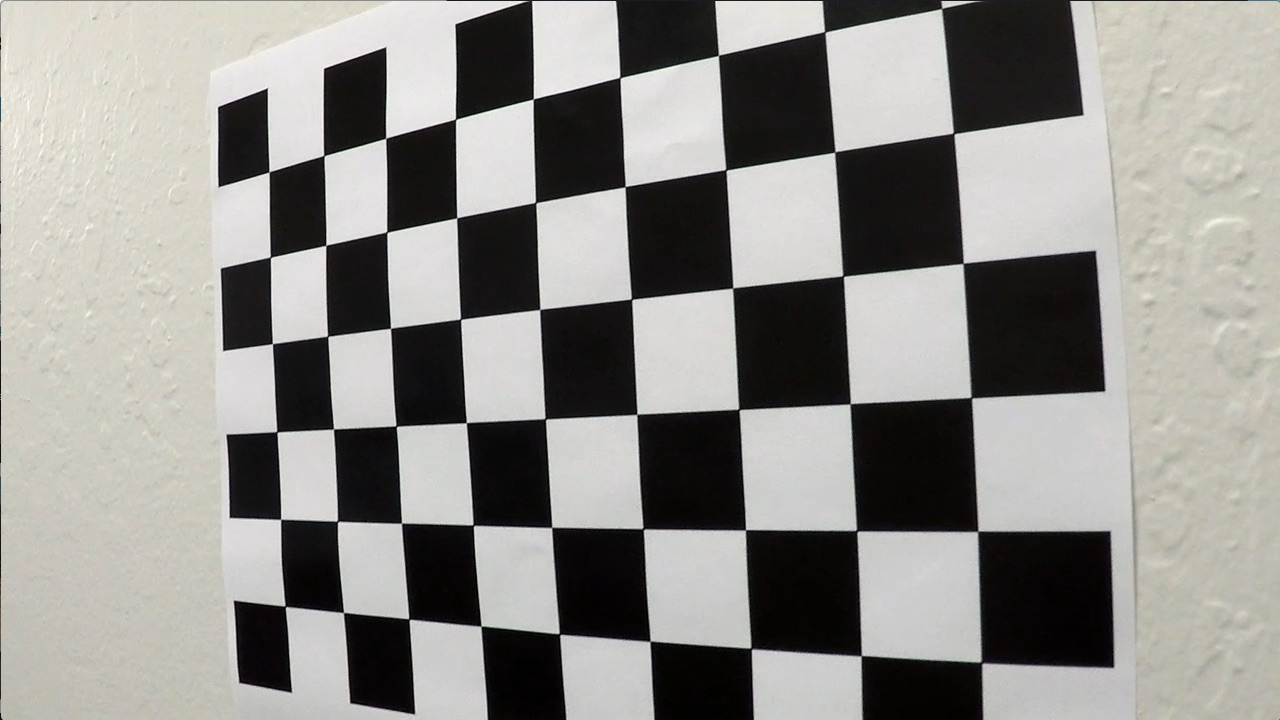
#> input picture GoPiGo/calibration4.jpg, 1280 x 720 px
$ jupyter execute --allow-errors Lane_detection.ipynb   (older library calls are emulated)
#> lines starting #> are read from the running program, lines starting #| are printed output that depends on the picture; after the words box and inside, x2 and y2 are one past the last pixel; in counts of white or black regions, pixels touching at a corner belong together
[cell 1]
import numpy as np
import cv2 as cv
import matplotlib.pyplot as plt
import matplotlib.image as mpimg
from IPython.display import Image
import pickle
import io
import os
import glob
import time

camera = pickle.load(open("camera_matrix.pkl", "rb"))
#> (reads GoPiGo/camera_matrix.pkl from the repository)
mtx = camera['mtx']
dist = camera['dist']
camera_img_size = camera['imagesize']

[cell 2]
def undistort(img, mtx, dist, camera_img_size):
    img_size1 = (img.shape[1], img.shape[0])
    assert (img_size1 == camera_img_size), 'image size is not compatible'
    undist = cv.undistort(img, mtx, dist, None, mtx)
    return undist

[cell 3]
img = mpimg.imread('calibration4.jpg')
#> img is the input picture: shape (720, 1280, 3); mean R, G, B 144.2, 142.7, 138.8
img_size1 = (img.shape[1], img.shape[0])
#> img_size1 = (1280, 720)

undist = undistort(img, mtx, dist, img_size1)

'''
#Visualize the distorted and undistorted images
plt.figure()
f, (ax1, ax2) = plt.subplots(1, 2, figsize=(20, 10))
ax1.imshow(img)
ax1.set_title('Captured Image', fontsize = 30)
ax2.imshow(undist)
ax2.set_title('Undistorted Image', fontsize = 30)
plt.tight_layout()
'''

[cell 4]
def sobel_filter(img, orient='x', thresh=(0,255)):
    start_time = time.time()
    gray = cv.cvtColor(img, cv.COLOR_RGB2GRAY)

    if orient == 'x':
        abs_sobel = np.absolute(cv.Sobel(gray, cv.CV_64F, 1, 0))
    if orient == 'y':
        abs_sobel = np.absolute(cv.Sobel(gray, cv.CV_64F, 0, 1))

    scaled_sobel = np.uint8(255 * abs_sobel / np.max(abs_sobel))

    binary_output = np.zeros_like(scaled_sobel)

    binary_output[(scaled_sobel >= thresh[0]) & (scaled_sobel <= thresh[1])] = 1
    print(time.time() - start_time)

    return binary_output

[cell 5]
# set color map to gray, default is RGB
image = mpimg.imread('test0.jpg')
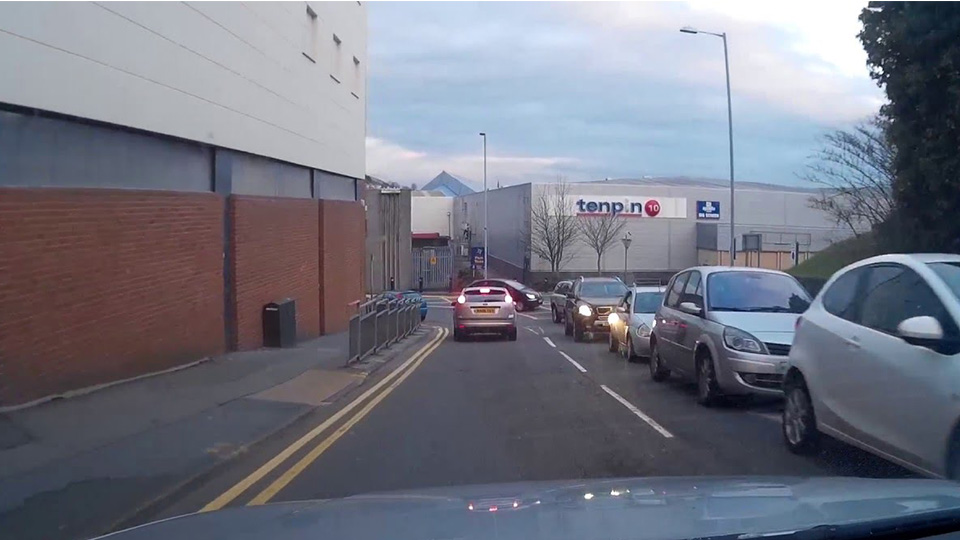
#> input picture GoPiGo/test0.jpg, 960 x 540 px
#> image is the input picture: shape (540, 960, 3); mean R, G, B 114.7, 116.9, 129.3
img_size1 = (image.shape[1], image.shape[0])
#> img_size1 = (960, 540)
undist_image = undistort(image, mtx, dist, img_size1)

plt.imshow(sobel_filter(undist_image, thresh=(20,110)),  cmap='gray');
#> (this line was passed over: IPython is not available in this run)

[cell 6]
def mag_threshold(img, sobel_kernel=3, thresh=(0, 255)):
    # 1) Convert to grayscale
#> called with sobel_kernel = 3, thresh = (20, 100)
    gray = cv.cvtColor(img, cv.COLOR_RGB2GRAY)
    # 2) Take the gradient in x and y separately
    x = cv.Sobel(gray, cv.CV_64F, 1, 0, ksize=sobel_kernel)
    y = cv.Sobel(gray, cv.CV_64F, 0, 1, ksize=sobel_kernel)
    # 3) Calculate the xy magnitude
    mag = np.sqrt(x**2 + y**2)
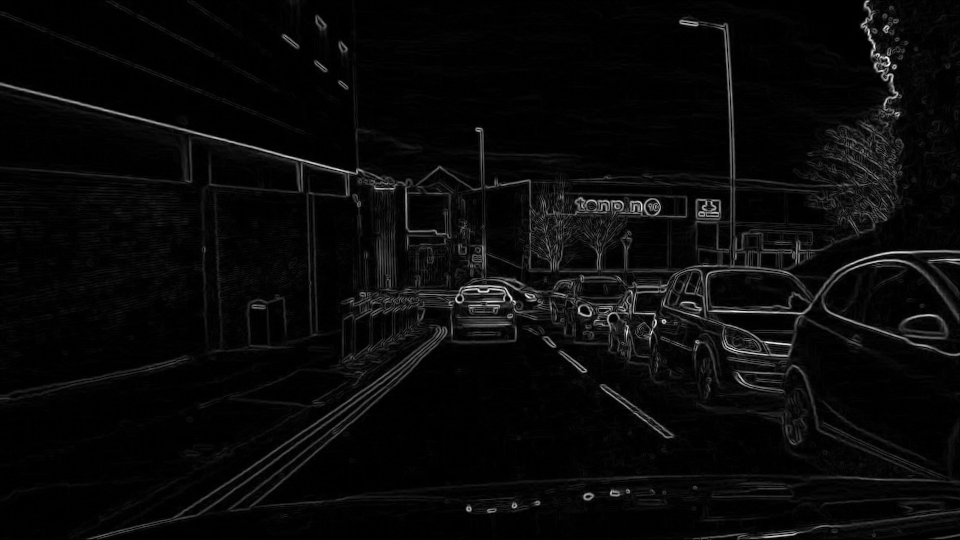
#> mag: shape (540, 960) float64; min 0, max 767, mean 29.1; drawn with min black and max white
    # 4) Scale to 8-bit (0 - 255) and convert to type = np.uint8
    scale = np.max(mag)/255
#> scale = 3.01
    eightbit = (mag/scale).astype(np.uint8)
    # 5) Create a binary mask where mag thresholds are met
    binary_output = np.zeros_like(eightbit)
    binary_output[(eightbit > thresh[0]) & (eightbit < thresh[1])] =1
    return binary_output

[cell 7]
plt.imshow(mag_threshold(undist_image, thresh=(20,100)),  cmap='gray');
#> (this line was passed over: IPython is not available in this run)

[cell 8]
def dir_threshold(img, sobel_kernel=3, thresh=(0, np.pi/2)):
    # 1) Convert to grayscale
#> called with sobel_kernel = 3, thresh = (0.8, 1.2)
    gray = cv.cvtColor(img, cv.COLOR_RGB2GRAY)
    # 2) Take the gradient in x and y separately
    x = np.absolute(cv.Sobel(gray, cv.CV_64F, 1, 0, ksize=sobel_kernel))
    y = np.absolute(cv.Sobel(gray, cv.CV_64F, 0, 1, ksize=sobel_kernel))
    # 4) Use np.arctan2(abs_sobely, abs_sobelx) to calculate the direction of the gradient
    direction = np.arctan2(y, x)
    binary_output = np.zeros_like(direction)
    binary_output[(direction > thresh[0]) & (direction < thresh[1])] = 1
    return binary_output

[cell 9]
plt.imshow(dir_threshold(undist_image, thresh=(0.8,1.2)),  cmap='gray');
#> (this line was passed over: IPython is not available in this run)

[cell 10]
def hls_select(img, sthresh=(0, 255),lthresh=()):
    # 1) Convert to HLS color space
#> called with sthresh = (140, 255), lthresh = (120, 255)
    hls_img = cv.cvtColor(img, cv.COLOR_RGB2HLS)
#> hls_img: shape (540, 960, 3); mean of channels 0, 1, 2 105.3, 121.8, 47.1
    # 2) Apply a threshold to the S channel
    L = hls_img[:,:,1]
    S = hls_img[:,:,2]
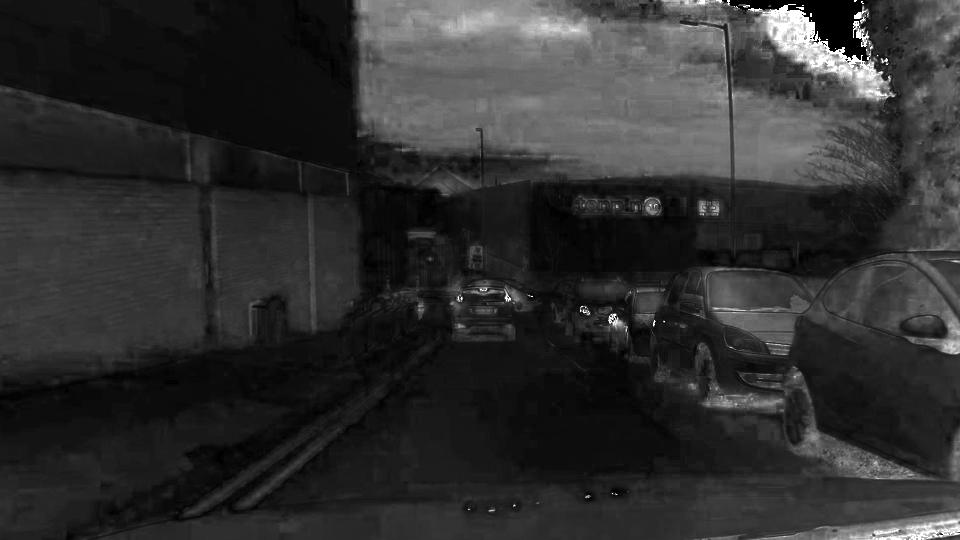
#> S: shape (540, 960); min 0, max 255, mean 47.1
    # 3) Return a binary image of threshold result
    binary_output = np.zeros_like(S)
    binary_output[(S >= sthresh[0]) & (S <= sthresh[1])
                 & (L > lthresh[0]) & (L <= lthresh[1])] = 1
    return binary_output

[cell 11]
plt.imshow(hls_select(undist_image, sthresh=(140,255), lthresh=(120, 255)),  cmap='gray');
#> (this line was passed over: IPython is not available in this run)

[cell 12]
def red_select(img, thresh=(0, 255)):
    # Apply a threshold to the R channel
#> called with thresh = (200, 255)
    R = img[:,:,0]
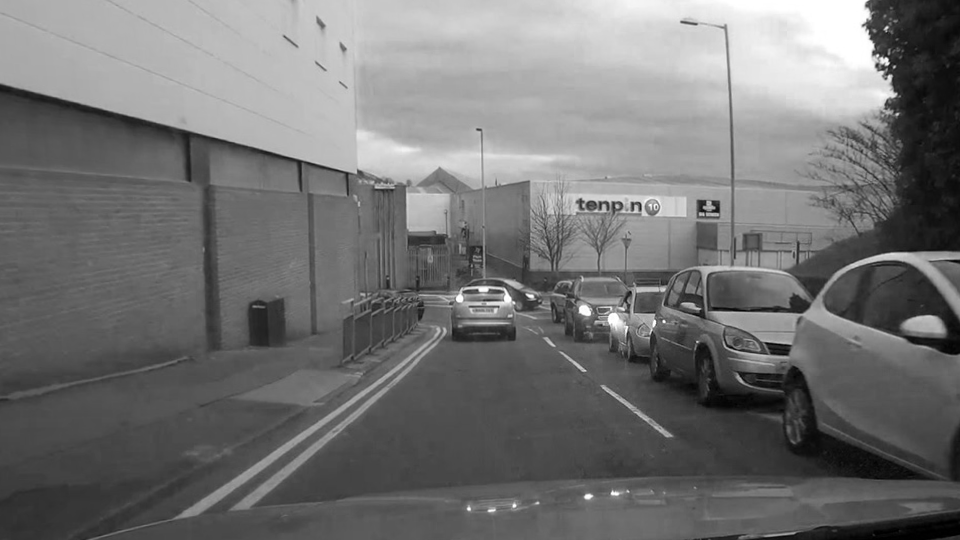
#> R: shape (540, 960); min 0, max 255, mean 114.8
    # Return a binary image of threshold result
    binary_output = np.zeros_like(R)
    binary_output[(R > thresh[0]) & (R <= thresh[1])] = 1
    return binary_output

[cell 13]
plt.imshow(red_select(undist_image, thresh=(200,255)),  cmap='gray');
#> (this line was passed over: IPython is not available in this run)

[cell 14]
def binary_pipeline(img):
    start_time = time.time()
    img_copy = cv.GaussianBlur(img, (3, 3), 0)
    #img_copy = np.copy(img)

    # color channels
    s_binary = hls_select(img_copy, sthresh=(140, 255), lthresh=(120, 255))
#> in hls_select (call 2), `hls_img = cv.cvtColor(img, cv.COLOR_RGB2HLS)`: hls_img: shape (540, 960, 3); mean of channels 0, 1, 2 105.3, 121.8, 46.6
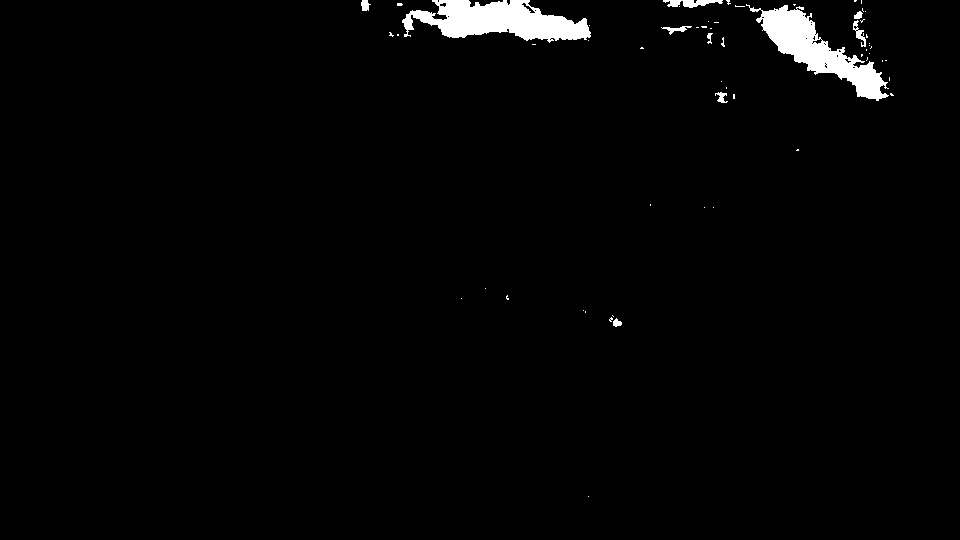
#> s_binary: shape (540, 960); values 0 (black) and 1 (white), 2% white; 59 white regions (49 under 20 px), largest, box (x1, y1, x2, y2) and area: (402, 0, 591, 43) 4784, (746, 4, 889, 101) 4312, (663, 0, 723, 8) 286
    #red_binary = red_select(img_copy, thresh=(200,255))

    # Sobel x
    x_binary = sobel_filter(img_copy,thresh=(25, 200))
#> x_binary: shape (540, 960); values 0 (black) and 1 (white), 5.6% white in thin lines or dots
    y_binary = sobel_filter(img_copy,thresh=(25, 200), orient='y')
#> y_binary: shape (540, 960); values 0 (black) and 1 (white), 8.4% white; 775 white regions (576 under 20 px), largest, box (x1, y1, x2, y2) and area: (600, 249, 960, 367) 5739, (387, 274, 669, 340) 5370, (87, 331, 452, 539) 3797
    xy = cv.bitwise_and(x_binary, y_binary)
#> xy: shape (540, 960); values 0 (black) and 1 (white), 2.7% white in thin lines or dots

    #magnitude & direction
    mag_binary = mag_threshold(img_copy, sobel_kernel=3, thresh=(30,100))
#> mag_binary: shape (540, 960); values 0 (black) and 1 (white), 8% white in thin lines or dots
    dir_binary = dir_threshold(img_copy, sobel_kernel=3, thresh=(0.8, 1.2))
#> call 2 of dir_threshold, with sobel_kernel = 3, thresh = (0.8, 1.2)
#> in dir_threshold (call 2), `direction = np.arctan2(y, x)`:
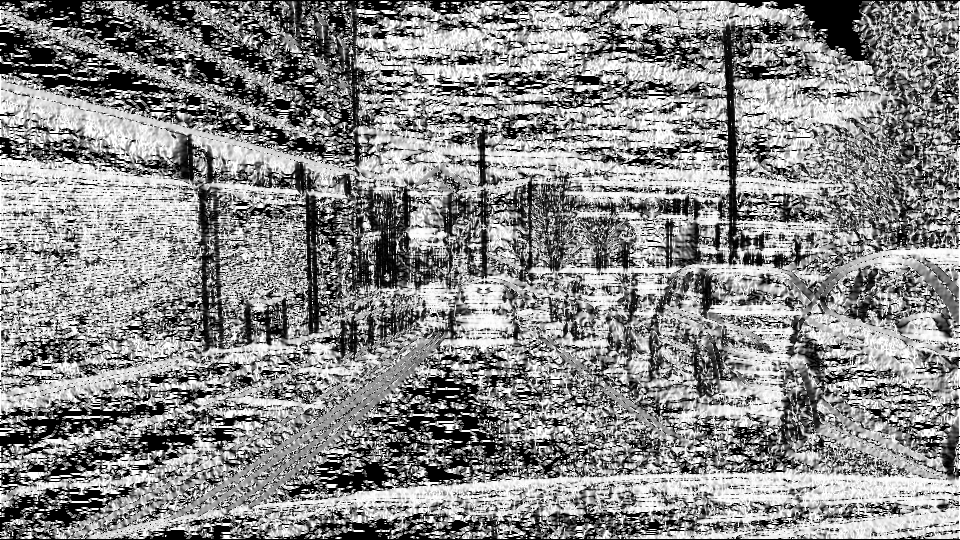
#> direction: shape (540, 960) float64; min 0, max 1.57, mean 0.851; drawn with min black and max white
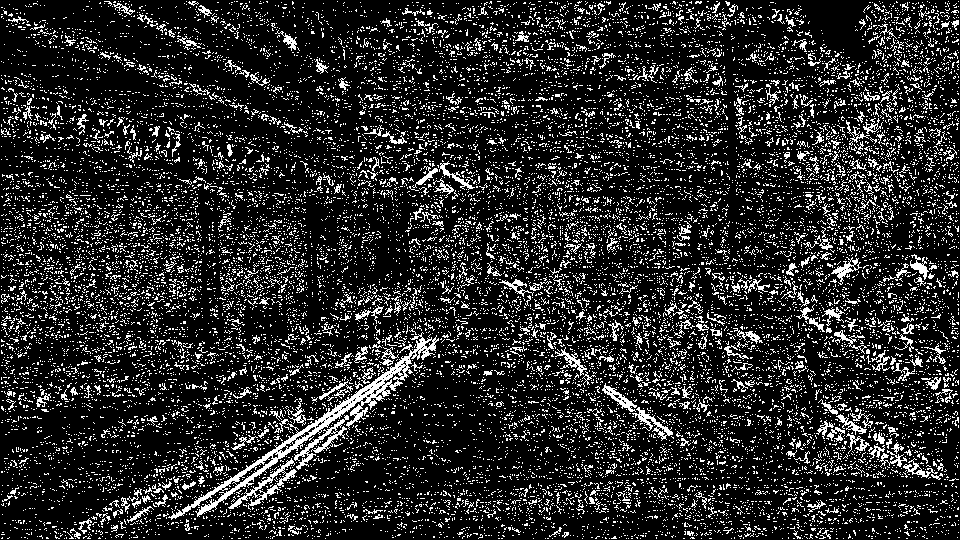
#> dir_binary: shape (540, 960) float64; values 0 (black) and 1 (white), 16% white in thin lines or dots

    # Stack each channel
    gradient = np.zeros_like(s_binary)
    gradient[((x_binary == 1) & (y_binary == 1)) | ((mag_binary == 1) & (dir_binary == 1))] = 1
    final_binary = cv.bitwise_or(s_binary, gradient)
#> final_binary: shape (540, 960); values 0 (black) and 1 (white), 5.4% white; 1450 white regions (1310 under 20 px), largest, box (x1, y1, x2, y2) and area: (402, 0, 591, 43) 4784, (746, 4, 899, 118) 4738, (171, 331, 448, 519) 3233
    print(time.time() - start_time)
    return final_binary

[cell 15]
result = binary_pipeline(undist_image)

# Plot the result
plt.figure()
#> (this line was passed over: IPython is not available in this run)
#> (the rest of this cell did not finish here and is left out)

[cell 16]
def warp_image(img):

    image_size = (img.shape[1], img.shape[0])
#> image_size = (960, 540)
    x = img.shape[1]
#> x = 960
    y = img.shape[0]
#> y = 540

    #the "order" of points in the polygon you are defining does not matter
    #but they need to match the corresponding points in destination_points!
    source_points = np.float32([
    [0.117 * x, y],
    [(0.5 * x) - (x*0.078), (2/3)*y],
    [(0.5 * x) + (x*0.078), (2/3)*y],
    [x - (0.117 * x), y]
    ])

#     #chicago footage
#     source_points = np.float32([
#                 [300, 720],
#                 [500, 600],
#                 [700, 600],
#                 [850, 720]
#                 ])

#     destination_points = np.float32([
#                 [200, 720],
#                 [200, 200],
#                 [1000, 200],
#                 [1000, 720]
#                 ])

    destination_points = np.float32([
    [0.25 * x, y],
    [0.25 * x, 0],
    [x - (0.25 * x), 0],
    [x - (0.25 * x), y]
    ])

    perspective_transform = cv.getPerspectiveTransform(source_points, destination_points)
    inverse_perspective_transform = cv.getPerspectiveTransform( destination_points, source_points)

    warped_img = cv.warpPerspective(img, perspective_transform, image_size, flags=cv.INTER_LINEAR)
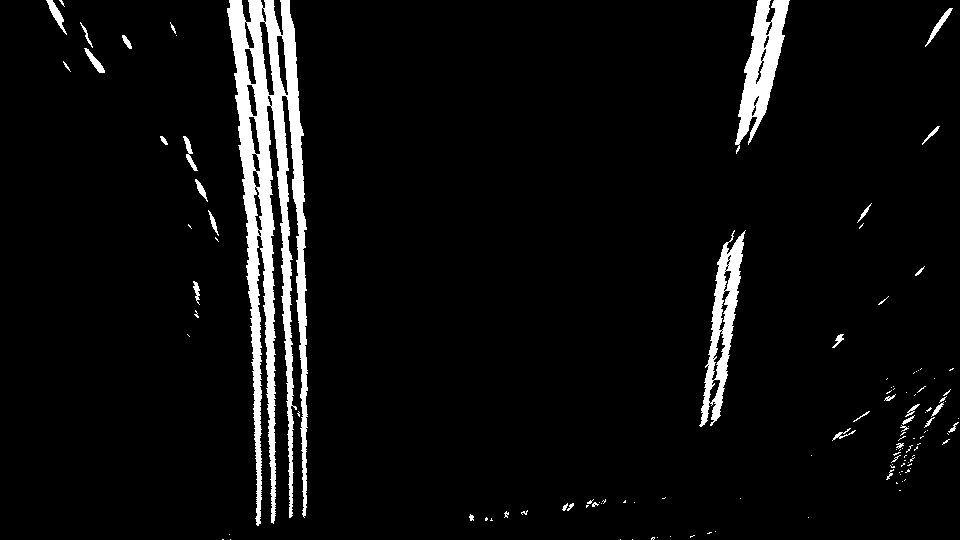
#> warped_img: shape (540, 960); values 0 (black) and 1 (white), 5.3% white; 124 white regions (91 under 20 px), largest, box (x1, y1, x2, y2) and area: (227, 0, 308, 526) 18434, (735, 0, 790, 154) 3566, (699, 230, 746, 427) 3189

    #print(source_points)
    #print(destination_points)

    return warped_img, inverse_perspective_transform

[cell 17]
birdseye_result, inverse_perspective_transform = warp_image(result)
#> inverse_perspective_transform = [[0.312, -0.708, 330.2], [0, -0.463, 360], [0, -0.00147, 1]]

# Plot the result
plt.figure()
#> (this line was passed over: IPython is not available in this run)
f, (ax1, ax2) = plt.subplots(1, 2, figsize=(24, 9))
f.tight_layout()


image_size = (image.shape[1], image.shape[0])
x = image.shape[1]
y = image.shape[0]
source_points = np.int32([
                    [0.117 * x, y],
                    [(0.5 * x) - (x*0.078), (2/3)*y],
                    [(0.5 * x) + (x*0.078), (2/3)*y],
                    [x - (0.117 * x), y]
                    ])

draw_poly = cv.polylines(image,[source_points],True,(255,0,0), 5)

ax1.imshow(draw_poly)
ax1.set_title('Source', fontsize=40)
ax2.imshow(birdseye_result, cmap='gray')
ax2.set_title('Destination', fontsize=40)
plt.subplots_adjust(left=0., right=1, top=0.9, bottom=0.)
plt.tight_layout()
